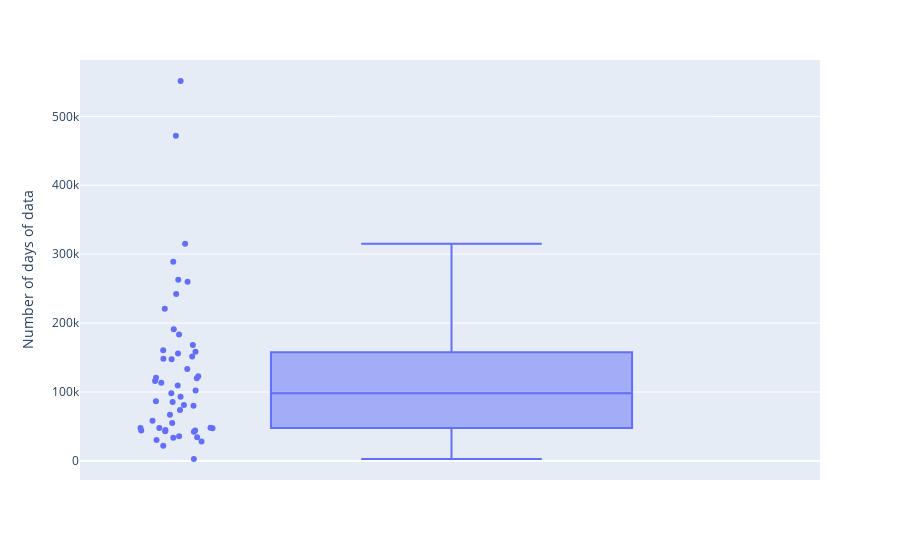

The notebook cell this image was saved under:
### Markdown cell above
#### Let's find out the number of days of data that each state has with a box plot

### Code cell
columns = ["date", "fips_state_full"]

num_days = traffic[columns].groupby("fips_state_full") \
                           .count() \
                           .reset_index() \
                           .rename(columns = {"date": "num_days"})

# Create box plot of the number of days
px.box(num_days, y="num_days", 
       points="all",
       labels={"num_days": "Number of days of data"},
       hover_data=["fips_state_full"])

### Figure 1 — Plotly figure (JSON) as saved in the notebook; plotly's stock layout.template omitted (floating-point values rounded to 4 significant figures)
{"data": [{"alignmentgroup": "True", "boxpoints": "all", "customdata": [["Alabama"], ["Alaska"], ["Arizona"], ["Arkansas"], ["California"], ["Colorado"], ["Connecticut"], ["Delaware"], ["District of Columbia"], ["Florida"], ["Georgia"], ["Hawaii"], ["Idaho"], ["Illinois"], ["Indiana"], ["Iowa"], ["Kansas"], ["Kentucky"], ["Louisiana"], ["Maine"], ["Maryland"], ["Massachusetts"], ["Michigan"], ["Minnesota"], ["Mississippi"], ["Missouri"], ["Montana"], ["Nebraska"], ["Nevada"], ["New Hampshire"], ["New Jersey"], ["New Mexico"], ["New York"], ["North Carolina"], ["North Dakota"], ["Ohio"], ["Oklahoma"], ["Oregon"], ["Pennsylvania"], ["Rhode Island"], ["South Carolina"], ["South Dakota"], ["Tennessee"], ["Texas"], ["Utah"], ["Vermont"], ["Virginia"], ["Washington"], ["West Virginia"], ["Wisconsin"], ["Wyoming"]], "hovertemplate": "Number of days of data=%{y}<br>fips_state_full=%{customdata[0]}<extra></extra>", "legendgroup": "", "marker": {"color": "#636efa"}, "name": "", "notched": false, "offsetgroup": "", "orientation": "v", "showlegend": false, "type": "box", "x0": " ", "xaxis": "x", "y": [183342, 86736, 133421, 54882, 190997, 80094, 21962, 92952, 2795, 551220, 314970, 151391, 242068, 43993, 48193, 120723, 98255, 85557, 42180, 44840, 47580, 33661, 155800, 74026, 120085, 113528, 122901, 35740, 158308, 66904, 47799, 109266, 220610, 44224, 30381, 259844, 148124, 115959, 81031, 102344, 42928, 58377, 47747, 160638, 168085, 28028, 471659, 262925, 34277, 288994, 147369], "y0": " ", "yaxis": "y"}], "layout": {"boxmode": "group", "legend": {"tracegroupgap": 0}, "margin": {"t": 60}, "xaxis": {"anchor": "y", "domain": [0, 1]}, "yaxis": {"anchor": "x", "domain": [0, 1], "title": {"text": "Number of days of data"}}}}
